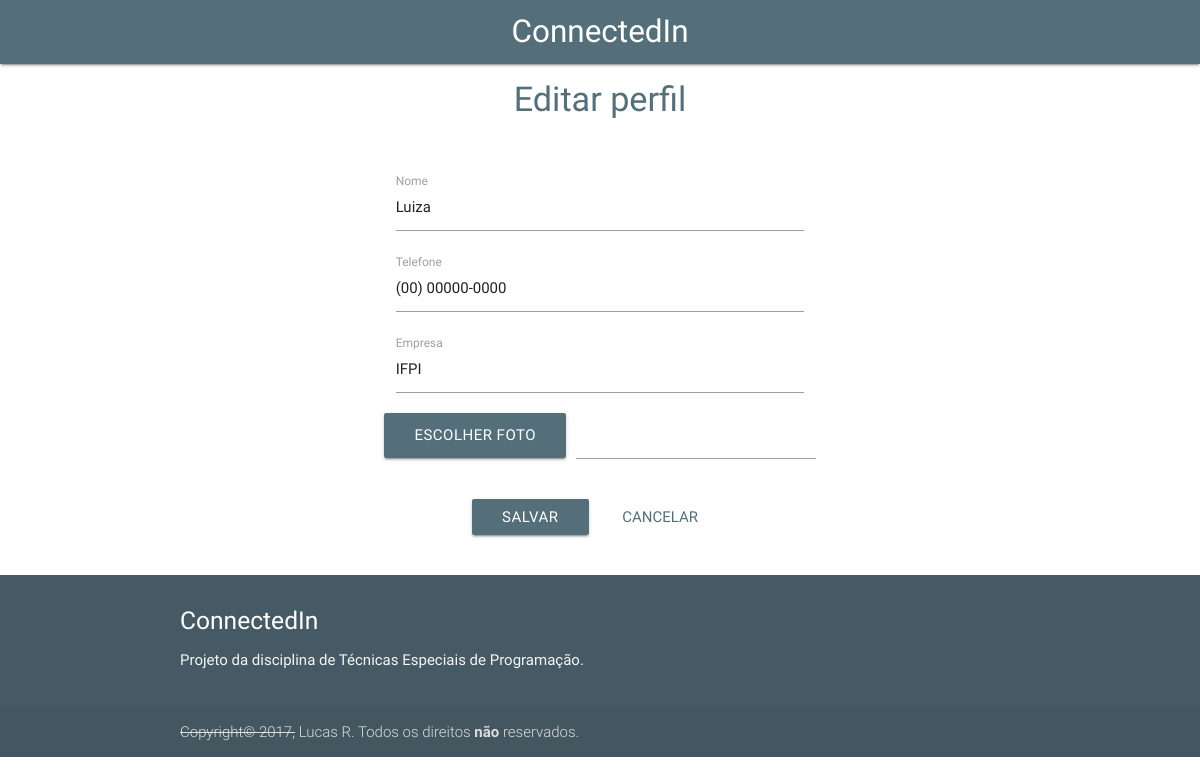
Screenshot of /editar/ (signed in) with the database file from the repository.
### perfis/models.py (models this page shows, shortened)
class Perfil(models.Model):
  QUESTOES = (
    (1, "Qual o ano de nascimento do seu pai?"),
    (2, "Qual o nome do seu animal de estimação?"),
    (3, "Onde você nasceu?"),
    (4, "Como é o nome da sua mãe?"),
  )
  nome = models.CharField(max_length=255, null=False)
  telefone = models.CharField(max_length=255, null=False)
  nome_empresa = models.CharField(max_length=255, null=False)
  amigos = models.ManyToManyField('self')
  bloqueados = models.ManyToManyField('self')
  usuario = models.OneToOneField(User, related_name='perfil')
  foto = models.ImageField(upload_to='avatars/', default='avatars/default.png', null=True)
  questao = models.CharField(max_length=1, null=False, choices=QUESTOES, default=1)
  resposta = models.CharField(max_length=128, null=False)
  desativado = models.BooleanField(default=False)

### usuarios/views.py (the view, shortened to what this page needs)
# urls.py: url(r'^editar/$', EditarUsuarioView.as_view(), name='editar'),
class EditarUsuarioView(View):
  template = 'editar.html'
  def get(self, request):
    form = EditarUsuarioForm()
    perfil = get_perfil_logado(request)
    return render(request, self.template, {'form': form, 'perfil': perfil})

### usuarios/forms.py (shortened to what this page needs)
class EditarUsuarioForm(forms.Form):
  nome = forms.CharField(required=True)
  foto = forms.ImageField(required=False)
  telefone = forms.CharField(required=True)
  nome_empresa = forms.CharField(required=True)

### perfis/views.py (called while the page is built)
@login_required
def get_perfil_logado(request):
  return request.user.perfil

### usuarios/templates/editar.html (shortened to what this page needs)
{% extends 'base_usuario.html' %}
{% block content %}
<div class="row center">
  <div class="col s0 m3 l3"></div>
  <div class="col s12 m6 l6">
    <form action="{% url 'editar' %}" method="post" enctype="multipart/form-data">
      <h4 class="main-text">Editar perfil</h4>
      <br>
      <div class="row center">
        <div class="col s12">
          <div class="input-field">
            <input type="text" id="id_nome" name="nome" required value="{{ perfil.nome }}">
            <label for="id_nome">Nome</label>
          </div>
        </div>
        <div class="col s12">
          <div class="input-field">
            <input type="text" class="telefone" minlength="15"  id="id_telefone" name="telefone" required value="{{ perfil.telefone }}">
            <label for="id_telefone">Telefone</label>
          </div>
        </div>
        <div class="col s12">
          <div class="input-field">
            <input type="text" id="id_nome_empresa" name="nome_empresa" required value="{{ perfil.nome_empresa }}">
            <label for="id_nome_empresa">Empresa</label>
          </div>
        </div>
        <div class="file-field input-field">
          <div class="btn main-color">
            <span>Escolher foto</span>
          </div>
            <div class="file-path-wrapper">
              <input class="file-path validate" type="text">
            </div>
        </div>
      </div>
      <div class="container">
        <div class="row center">
          <button type="submit" class="btn main-color btn-primary">Salvar</button>
          <a href="{% url 'perfil' perfil.id %}" class="btn-flat main-text btn-default">Cancelar</a>
        </div>
      </div>
    </form>
  </div>
  <div class="col s0 m3 l3"></div>
</div>
{% endblock %}

### perfis/static/css/style.css (style rules this page uses)
.main-text { color: #546e7a !important; }
.main-color { background-color: #546e7a !important; }

### rows the page displays
Perfil: nome "Luiza", telefone "(00) 00000-0000", nome_empresa "IFPI"
